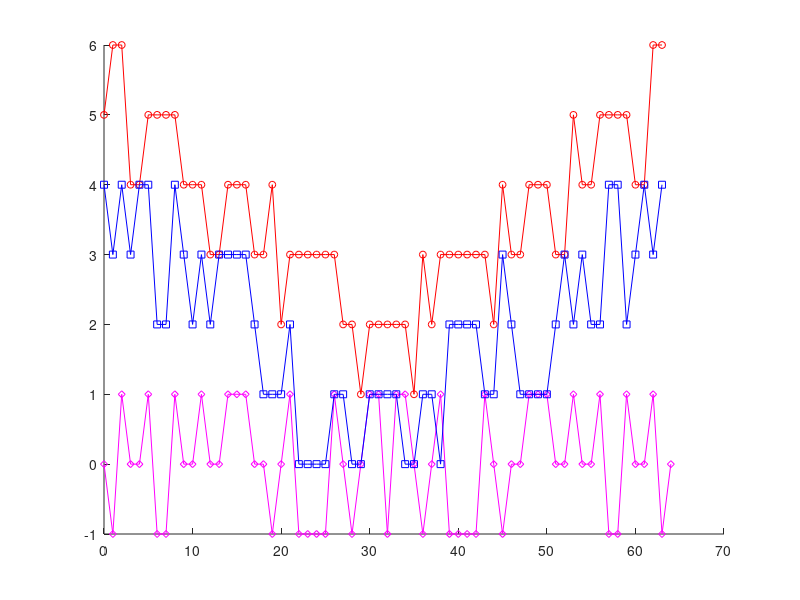

MATLAB code for this plot: (Note: this script raises an error after producing the figure.)
load 7bit_precision_value_index_odd_add.txt;
load 6bit_precision_value_index_odd_add.txt;
load 7bit_precision_value_index_even.txt;
load 6bit_precision_value_index_even.txt;

diff_odd = abs(X7bit_precision_value_index_odd_add(:,2)-2*...
    X6bit_precision_value_index_odd_add(:,2));
diff_even = X7bit_precision_value_index_even(:,2)-2*...
    X6bit_precision_value_index_even(:,2);

up_bound = zeros(64,1);
f_n = zeros(64,1);
dec_f = zeros(64,1);
fid = fopen('upper_bound_add.txt','w','native');
for i = 0:63
    f_n(i+1) = (121/32)*(i/64)*(1-i/64);
    dec_f(i+1) = f_n(i+1)*64-floor(f_n(i+1)*64);
    if dec_f(i+1)>=0.25 && dec_f(i+1)<0.75
        up_bound(i+1) = abs(round((121/128)*(4-(1+4*i)/32)))+2;
    else
        up_bound(i+1) = abs(round((121/128)*(4-(1+4*i)/32)))+1;
    end
    fprintf(fid,'%i %i \r\n',i,up_bound(i+1));
end
fclose(fid);

hold on;
plot([0:64],diff_even,...
    'MarkerSize',5,'Marker','d','Color',[1 0 1],...
    'DisplayName','F_{n+1}(2i)-2F_{n}(i)');
plot([0:63],up_bound,...
    'MarkerSize',5,'Marker','o','Color',[1 0 0],...
    'DisplayName','upper bound');
plot([0:63],diff_odd,...
    'MarkerSize',5,'Marker','s','Color',[0 0 1],...
    'DisplayName','|F_{n+1}(2i+1)-2F_{n}(i)|');

legend('F_{n+1}(2i)-2F_{n}(i)','upper bound','|F_{n+1}(2i+1)-2F_{n}(i)|',0);
% index = legend('F_{n+1}(2i)-2F_{n}(i)','upper bound','|F_{n+1}(2i+1)-2F_{n}(i)|',0);
% set(index,'FontAngle','italic','TextColor',[.3,.2,.1]);
xlabel('$i$','Margin',2,'FontAngle','italic','FontSize',14,...
    'FontName','Times New Roman','interpreter', 'Latex');
% ylabel('$upper bound$','Margin',2,'FontAngle','italic','FontSize',14,...
%     'FontName','Times New Roman','interpreter', 'Latex');

% export_fig('upper_bound_add.pdf','-transparent');
